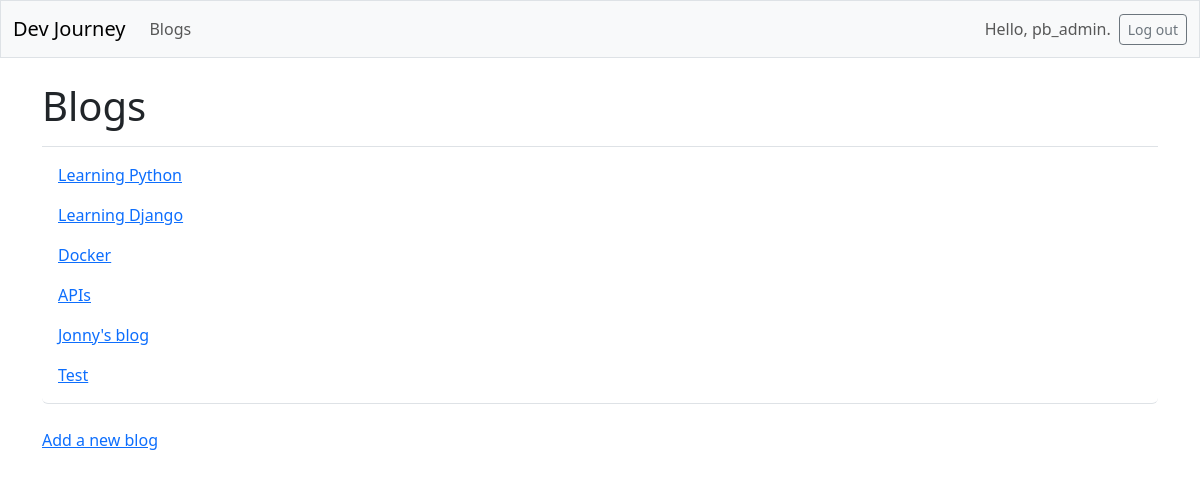
/blogs/ (signed in), run on the app's committed database.
### blogs/models.py (models this page shows, shortened)
class Blog(models.Model):
    text = models.CharField(max_length=200)
    date_added = models.DateTimeField(auto_now_add=True)
    owner = models.ForeignKey(User, on_delete=models.CASCADE)

### blogs/views.py (the view)
# urls.py: path('', include('blogs.urls')),
def blogs(request):
    blogs = Blog.objects.order_by('date_added')
    context = {'blogs':blogs}
    return render(request, 'blogs/blogs.html', context)

### blogs/templates/blogs/blogs.html
{% extends 'blogs/base.html' %}
{% block page_header %}
  <h1>Blogs</h1>
{% endblock page_header %}
{% block content %}
  <ul class="list-group border-bottom pb-2 mb-4">
    {% for blog in blogs %}
      <li class="list-group-item border-0">
        <a href="{% url 'blogs:blog' blog.id %}">{{ blog.text }}</a>
      </li>
    {% empty %}
      <li class="list-group-item border-0">No blogs have been added yet.</li>
    {% endfor %}
  </ul>
  <a href="{% url 'blogs:new_blog' %}">Add a new blog</a>
{% endblock content %}

### blogs/templates/blogs/base.html (shortened to what this page needs)
<!DOCTYPE html>
<html lang="en">
<head>
  {% load django_bootstrap5 %}
  {% bootstrap_css %}
</head>
<body>
  <nav class="navbar navbar-expand-md navbar-light bg-light mb-4 border">
    <div class="container-fluid">
      <a class="navbar-brand" href="{% url 'blogs:index' %}">Dev Journey</a>
      <div class="collapse navbar-collapse" id="navbarCollapse">
        <ul class="navbar-nav me-auto mb-2 mb-md-0">
          <li class="nav-item">
            <a class="nav-link" href="{% url 'blogs:blogs' %}">Blogs</a></li>
        </ul>
        <ul class="navbar-nav ms-auto mb-2 mb-md-0">
          {% if user.is_authenticated %}
            <li class="nav-item">
              <span class="navbar-text me-2">Hello, {{ user.username }}.
                </span></li>
          {% endif %}
        </ul>
        {% if user.is_authenticated %}
          <form action="{% url 'accounts:logout' %}" method='post'>
            <button name='submit' class='btn btn-outline-secondary btn-sm'>
              Log out</button>
          </form>
        {% endif %}
      </div>
    </div>
  </nav>
  <main class="container">
    <div class="pb-2 mb-2 border-bottom">
      {% block page_header %}{% endblock page_header %}
    </div>
    <div>
      {% block content %}{% endblock content %}
    </div>
  </main>
</body>
</html>

### data on the page
Blog: text "Learning Python"
Blog: text "Learning Django"
Blog: text "Docker"
Blog: text "APIs"
Blog: text "Jonny's blog"
Blog: text "Test"

### other printed values
{{ user.username }} "pb_admin"
